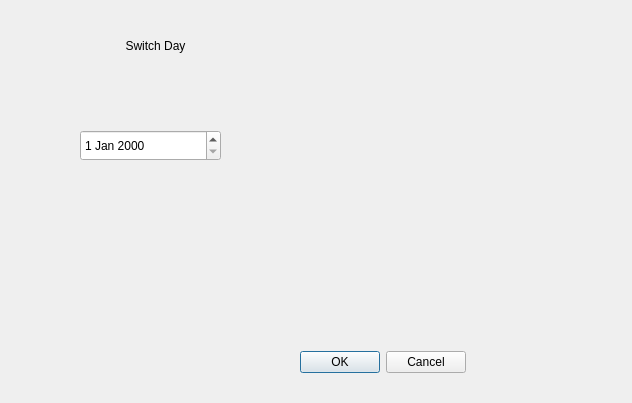
<?xml version="1.0" encoding="UTF-8"?>
<ui version="4.0">
 <class>SwitchDay</class>
 <widget class="QMainWindow" name="SwitchDay">
  <property name="geometry">
   <rect>
    <x>0</x>
    <y>0</y>
    <width>632</width>
    <height>403</height>
   </rect>
  </property>
  <property name="windowTitle">
   <string>MainWindow</string>
  </property>
  <widget class="QWidget" name="centralwidget">
   <widget class="QDialogButtonBox" name="buttonBox">
    <property name="geometry">
     <rect>
      <x>300</x>
      <y>350</y>
      <width>166</width>
      <height>24</height>
     </rect>
    </property>
    <property name="standardButtons">
     <set>QDialogButtonBox::Cancel|QDialogButtonBox::Ok</set>
    </property>
   </widget>
   <widget class="QLabel" name="label">
    <property name="geometry">
     <rect>
      <x>40</x>
      <y>20</y>
      <width>231</width>
      <height>51</height>
     </rect>
    </property>
    <property name="styleSheet">
     <string notr="true">font: 26pt &quot;Franklin Gothic Demi&quot;;</string>
    </property>
    <property name="text">
     <string>Switch Day</string>
    </property>
    <property name="alignment">
     <set>Qt::AlignCenter</set>
    </property>
   </widget>
   <widget class="QDateEdit" name="dateEdit">
    <property name="geometry">
     <rect>
      <x>80</x>
      <y>130</y>
      <width>141</width>
      <height>31</height>
     </rect>
    </property>
   </widget>
  </widget>
 </widget>
 <resources/>
 <connections/>
</ui>
